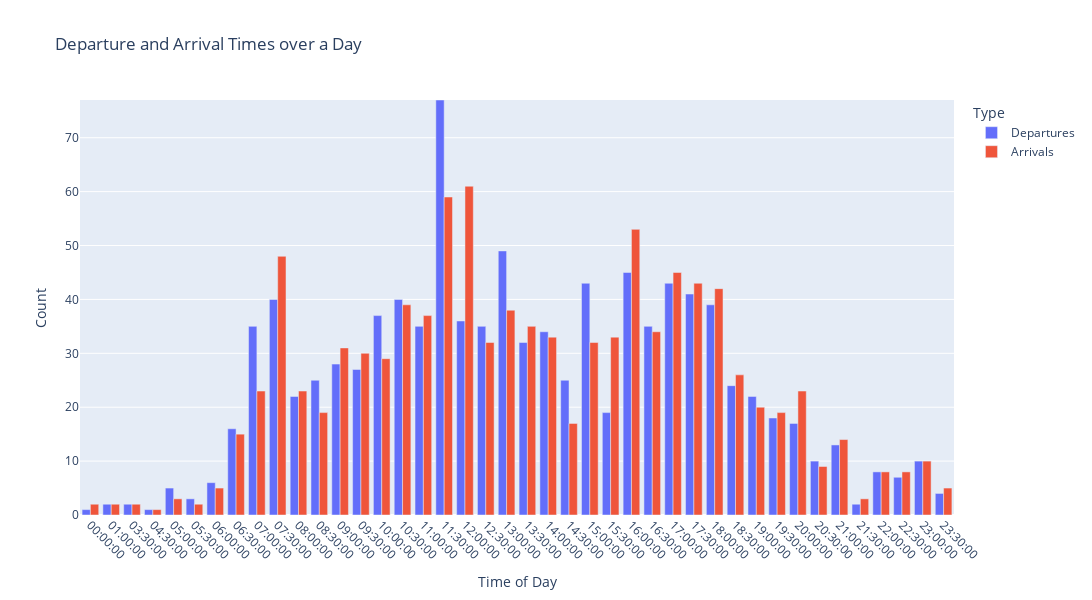

The cell this chart's notebook holds for it:
### Code cell
# Convert seconds to datetime and resample times to 15-minute bins
df_mz_trips['departure_time'] = pd.to_datetime(df_mz_trips['departure_time'], unit='s').dt.floor('30T').dt.time
df_mz_trips['arrival_time'] = pd.to_datetime(df_mz_trips['arrival_time'], unit='s').dt.floor('30T').dt.time

# Count occurrences in each 15-minute bin
departure_counts = df_mz_trips.groupby('departure_time').size().reset_index(name='Count')
departure_counts['Type'] = 'Departures'
departure_counts = departure_counts.rename(columns={'departure_time': 'Time'})

arrival_counts = df_mz_trips.groupby('arrival_time').size().reset_index(name='Count')
arrival_counts['Type'] = 'Arrivals'
arrival_counts = arrival_counts.rename(columns={'arrival_time': 'Time'})

# Combine data
time_counts = pd.concat([departure_counts, arrival_counts], axis=0)

# Plot using Plotly Express
fig = px.bar(time_counts, x='Time', y='Count', color='Type',
             title='Departure and Arrival Times over a Day',
             labels={'Count': 'Count', 'Time': 'Time of Day'},
             barmode='group')

# Customize x-axis ticks and scale y-axis
fig.update_xaxes(type='category', tickangle=45, dtick=1)
fig.update_yaxes(range=[0, time_counts['Count'].max()])

# Show plot
fig.update_layout(width=1200, height=600)
fig.show()

### Figure 1 — Plotly figure (JSON) as saved in the notebook; plotly's stock layout.template omitted (floating-point values rounded to 4 significant figures)
{"data": [{"alignmentgroup": "True", "hovertemplate": "Type=Departures<br>Time of Day=%{x}<br>Count=%{y}<extra></extra>", "legendgroup": "Departures", "marker": {"color": "#636efa", "pattern": {"shape": ""}}, "name": "Departures", "offsetgroup": "Departures", "orientation": "v", "showlegend": true, "textposition": "auto", "type": "bar", "x": ["00:00:00", "01:00:00", "03:30:00", "04:30:00", "05:00:00", "05:30:00", "06:00:00", "06:30:00", "07:00:00", "07:30:00", "08:00:00", "08:30:00", "09:00:00", "09:30:00", "10:00:00", "10:30:00", "11:00:00", "11:30:00", "12:00:00", "12:30:00", "13:00:00", "13:30:00", "14:00:00", "14:30:00", "15:00:00", "15:30:00", "16:00:00", "16:30:00", "17:00:00", "17:30:00", "18:00:00", "18:30:00", "19:00:00", "19:30:00", "20:00:00", "20:30:00", "21:00:00", "21:30:00", "22:00:00", "22:30:00", "23:00:00", "23:30:00"], "xaxis": "x", "y": [1, 2, 2, 1, 5, 3, 6, 16, 35, 40, 22, 25, 28, 27, 37, 40, 35, 77, 36, 35, 49, 32, 34, 25, 43, 19, 45, 35, 43, 41, 39, 24, 22, 18, 17, 10, 13, 2, 8, 7, 10, 4], "yaxis": "y"}, {"alignmentgroup": "True", "hovertemplate": "Type=Arrivals<br>Time of Day=%{x}<br>Count=%{y}<extra></extra>", "legendgroup": "Arrivals", "marker": {"color": "#EF553B", "pattern": {"shape": ""}}, "name": "Arrivals", "offsetgroup": "Arrivals", "orientation": "v", "showlegend": true, "textposition": "auto", "type": "bar", "x": ["00:00:00", "01:00:00", "03:30:00", "04:30:00", "05:00:00", "05:30:00", "06:00:00", "06:30:00", "07:00:00", "07:30:00", "08:00:00", "08:30:00", "09:00:00", "09:30:00", "10:00:00", "10:30:00", "11:00:00", "11:30:00", "12:00:00", "12:30:00", "13:00:00", "13:30:00", "14:00:00", "14:30:00", "15:00:00", "15:30:00", "16:00:00", "16:30:00", "17:00:00", "17:30:00", "18:00:00", "18:30:00", "19:00:00", "19:30:00", "20:00:00", "20:30:00", "21:00:00", "21:30:00", "22:00:00", "22:30:00", "23:00:00", "23:30:00"], "xaxis": "x", "y": [2, 2, 2, 1, 3, 2, 5, 15, 23, 48, 23, 19, 31, 30, 29, 39, 37, 59, 61, 32, 38, 35, 33, 17, 32, 33, 53, 34, 45, 43, 42, 26, 20, 19, 23, 9, 14, 3, 8, 8, 10, 5], "yaxis": "y"}], "layout": {"barmode": "group", "height": 600, "legend": {"title": {"text": "Type"}, "tracegroupgap": 0}, "title": {"text": "Departure and Arrival Times over a Day"}, "width": 1200, "xaxis": {"anchor": "y", "domain": [0, 1], "dtick": 1, "tickangle": 45, "title": {"text": "Time of Day"}, "type": "category"}, "yaxis": {"anchor": "x", "domain": [0, 1], "range": [0, 77], "title": {"text": "Count"}}}}
